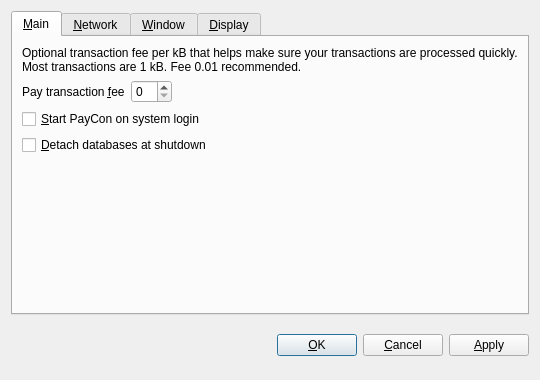
<?xml version="1.0" encoding="UTF-8"?>
<ui version="4.0">
 <class>OptionsDialog</class>
 <widget class="QDialog" name="OptionsDialog">
  <property name="geometry">
   <rect>
    <x>0</x>
    <y>0</y>
    <width>540</width>
    <height>380</height>
   </rect>
  </property>
  <property name="windowTitle">
   <string>Options</string>
  </property>
  <property name="modal">
   <bool>true</bool>
  </property>
  <layout class="QVBoxLayout" name="verticalLayout">
   <item>
    <widget class="QTabWidget" name="tabWidget">
     <property name="tabPosition">
      <enum>QTabWidget::North</enum>
     </property>
     <property name="currentIndex">
      <number>0</number>
     </property>
     <widget class="QWidget" name="tabMain">
      <attribute name="title">
       <string>&amp;Main</string>
      </attribute>
      <layout class="QVBoxLayout" name="verticalLayout_Main">
       <item>
        <widget class="QLabel" name="transactionFeeInfoLabel">
         <property name="text">
          <string>Optional transaction fee per kB that helps make sure your transactions are processed quickly. Most transactions are 1 kB. Fee 0.01 recommended.</string>
         </property>
         <property name="textFormat">
          <enum>Qt::PlainText</enum>
         </property>
         <property name="wordWrap">
          <bool>true</bool>
         </property>
        </widget>
       </item>
       <item>
        <layout class="QHBoxLayout" name="horizontalLayout_Main">
         <item>
          <widget class="QLabel" name="transactionFeeLabel">
           <property name="text">
            <string>Pay transaction &amp;fee</string>
           </property>
           <property name="textFormat">
            <enum>Qt::PlainText</enum>
           </property>
           <property name="buddy">
            <cstring>transactionFee</cstring>
           </property>
          </widget>
         </item>
         <item>
          <widget class="BitcoinAmountField" name="transactionFee"/>
         </item>
         <item>
          <spacer name="horizontalSpacer_Main">
           <property name="orientation">
            <enum>Qt::Horizontal</enum>
           </property>
           <property name="sizeHint" stdset="0">
            <size>
             <width>40</width>
             <height>20</height>
            </size>
           </property>
          </spacer>
         </item>
        </layout>
       </item>
       <item>
        <widget class="QCheckBox" name="bitcoinAtStartup">
         <property name="toolTip">
          <string>Automatically start PayCon after logging in to the system.</string>
         </property>
         <property name="text">
          <string>&amp;Start PayCon on system login</string>
         </property>
        </widget>
       </item>
       <item>
        <widget class="QCheckBox" name="detachDatabases">
         <property name="toolTip">
          <string>Detach block and address databases at shutdown. This means they can be moved to another data directory, but it slows down shutdown. The wallet is always detached.</string>
         </property>
         <property name="text">
          <string>&amp;Detach databases at shutdown</string>
         </property>
        </widget>
       </item>
       <item>
        <spacer name="verticalSpacer_Main">
         <property name="orientation">
          <enum>Qt::Vertical</enum>
         </property>
         <property name="sizeHint" stdset="0">
          <size>
           <width>20</width>
           <height>40</height>
          </size>
         </property>
        </spacer>
       </item>
      </layout>
     </widget>
     <widget class="QWidget" name="tabNetwork">
      <attribute name="title">
       <string>&amp;Network</string>
      </attribute>
      <layout class="QVBoxLayout" name="verticalLayout_Network">
       <item>
        <widget class="QCheckBox" name="mapPortUpnp">
         <property name="toolTip">
          <string>Automatically open the PayCon client port on the router. This only works when your router supports UPnP and it is enabled.</string>
         </property>
         <property name="text">
          <string>Map port using &amp;UPnP</string>
         </property>
        </widget>
       </item>
       <item>
        <widget class="QCheckBox" name="connectSocks">
         <property name="toolTip">
          <string>Connect to the PayCon network through a SOCKS proxy (e.g. when connecting through Tor).</string>
         </property>
         <property name="text">
          <string>&amp;Connect through SOCKS proxy:</string>
         </property>
        </widget>
       </item>
       <item>
        <layout class="QHBoxLayout" name="horizontalLayout_Network">
         <item>
          <widget class="QLabel" name="proxyIpLabel">
           <property name="text">
            <string>Proxy &amp;IP:</string>
           </property>
           <property name="textFormat">
            <enum>Qt::PlainText</enum>
           </property>
           <property name="buddy">
            <cstring>proxyIp</cstring>
           </property>
          </widget>
         </item>
         <item>
          <widget class="QValidatedLineEdit" name="proxyIp">
           <property name="maximumSize">
            <size>
             <width>140</width>
             <height>16777215</height>
            </size>
           </property>
           <property name="toolTip">
            <string>IP address of the proxy (e.g. 127.0.0.1)</string>
           </property>
          </widget>
         </item>
         <item>
          <widget class="QLabel" name="proxyPortLabel">
           <property name="text">
            <string>&amp;Port:</string>
           </property>
           <property name="textFormat">
            <enum>Qt::PlainText</enum>
           </property>
           <property name="buddy">
            <cstring>proxyPort</cstring>
           </property>
          </widget>
         </item>
         <item>
          <widget class="QLineEdit" name="proxyPort">
           <property name="maximumSize">
            <size>
             <width>55</width>
             <height>16777215</height>
            </size>
           </property>
           <property name="toolTip">
            <string>Port of the proxy (e.g. 9050)</string>
           </property>
          </widget>
         </item>
         <item>
          <widget class="QLabel" name="socksVersionLabel">
           <property name="text">
            <string>SOCKS &amp;Version:</string>
           </property>
           <property name="textFormat">
            <enum>Qt::PlainText</enum>
           </property>
           <property name="buddy">
            <cstring>socksVersion</cstring>
           </property>
          </widget>
         </item>
         <item>
          <widget class="QValueComboBox" name="socksVersion">
           <property name="toolTip">
            <string>SOCKS version of the proxy (e.g. 5)</string>
           </property>
          </widget>
         </item>
         <item>
          <spacer name="horizontalSpacer_Network">
           <property name="orientation">
            <enum>Qt::Horizontal</enum>
           </property>
           <property name="sizeHint" stdset="0">
            <size>
             <width>40</width>
             <height>20</height>
            </size>
           </property>
          </spacer>
         </item>
        </layout>
       </item>
       <item>
        <spacer name="verticalSpacer_Network">
         <property name="orientation">
          <enum>Qt::Vertical</enum>
         </property>
         <property name="sizeHint" stdset="0">
          <size>
           <width>20</width>
           <height>40</height>
          </size>
         </property>
        </spacer>
       </item>
      </layout>
     </widget>
     <widget class="QWidget" name="tabWindow">
      <attribute name="title">
       <string>&amp;Window</string>
      </attribute>
      <layout class="QVBoxLayout" name="verticalLayout_Window">
       <item>
        <widget class="QCheckBox" name="minimizeToTray">
         <property name="toolTip">
          <string>Show only a tray icon after minimizing the window.</string>
         </property>
         <property name="text">
          <string>&amp;Minimize to the tray instead of the taskbar</string>
         </property>
        </widget>
       </item>
       <item>
        <widget class="QCheckBox" name="minimizeOnClose">
         <property name="toolTip">
          <string>Minimize instead of exit the application when the window is closed. When this option is enabled, the application will be closed only after selecting Quit in the menu.</string>
         </property>
         <property name="text">
          <string>M&amp;inimize on close</string>
         </property>
        </widget>
       </item>
       <item>
        <spacer name="verticalSpacer_Window">
         <property name="orientation">
          <enum>Qt::Vertical</enum>
         </property>
         <property name="sizeHint" stdset="0">
          <size>
           <width>20</width>
           <height>40</height>
          </size>
         </property>
        </spacer>
       </item>
      </layout>
     </widget>
     <widget class="QWidget" name="tabDisplay">
      <attribute name="title">
       <string>&amp;Display</string>
      </attribute>
      <layout class="QVBoxLayout" name="verticalLayout_Display">
       <item>
        <layout class="QHBoxLayout" name="horizontalLayout_1_Display">
         <item>
          <widget class="QLabel" name="langLabel">
           <property name="text">
            <string>User Interface &amp;language:</string>
           </property>
           <property name="textFormat">
            <enum>Qt::PlainText</enum>
           </property>
           <property name="buddy">
            <cstring>lang</cstring>
           </property>
          </widget>
         </item>
         <item>
          <widget class="QValueComboBox" name="lang">
           <property name="toolTip">
            <string>The user interface language can be set here. This setting will take effect after restarting PayCon.</string>
           </property>
          </widget>
         </item>
        </layout>
       </item>
       <item>
        <layout class="QHBoxLayout" name="horizontalLayout_2_Display">
         <item>
          <widget class="QLabel" name="unitLabel">
           <property name="text">
            <string>&amp;Unit to show amounts in:</string>
           </property>
           <property name="textFormat">
            <enum>Qt::PlainText</enum>
           </property>
           <property name="buddy">
            <cstring>unit</cstring>
           </property>
          </widget>
         </item>
         <item>
          <widget class="QValueComboBox" name="unit">
           <property name="toolTip">
            <string>Choose the default subdivision unit to show in the interface and when sending coins.</string>
           </property>
          </widget>
         </item>
        </layout>
       </item>
       <item>
        <widget class="QCheckBox" name="displayAddresses">
         <property name="toolTip">
          <string>Whether to show PayCon addresses in the transaction list or not.</string>
         </property>
         <property name="text">
          <string>&amp;Display addresses in transaction list</string>
         </property>
        </widget>
       </item>
       <item>
        <widget class="QCheckBox" name="coinControlFeatures">
         <property name="toolTip">
          <string>Whether to show coin control features or not.</string>
         </property>
         <property name="text">
          <string>Display coin &amp;control features (experts only!)</string>
         </property>
        </widget>
       </item>
       <item>
        <spacer name="verticalSpacer_Display">
         <property name="orientation">
          <enum>Qt::Vertical</enum>
         </property>
         <property name="sizeHint" stdset="0">
          <size>
           <width>20</width>
           <height>40</height>
          </size>
         </property>
        </spacer>
       </item>
      </layout>
     </widget>
    </widget>
   </item>
   <item>
    <layout class="QHBoxLayout" name="horizontalLayout_Buttons">
     <item>
      <spacer name="horizontalSpacer_1">
       <property name="orientation">
        <enum>Qt::Horizontal</enum>
       </property>
       <property name="sizeHint" stdset="0">
        <size>
         <width>40</width>
         <height>48</height>
        </size>
       </property>
      </spacer>
     </item>
     <item>
      <widget class="QLabel" name="statusLabel">
       <property name="font">
        <font>
         <weight>75</weight>
         <bold>true</bold>
        </font>
       </property>
       <property name="text">
        <string/>
       </property>
       <property name="textFormat">
        <enum>Qt::PlainText</enum>
       </property>
       <property name="wordWrap">
        <bool>true</bool>
       </property>
      </widget>
     </item>
     <item>
      <spacer name="horizontalSpacer_2">
       <property name="orientation">
        <enum>Qt::Horizontal</enum>
       </property>
       <property name="sizeHint" stdset="0">
        <size>
         <width>40</width>
         <height>48</height>
        </size>
       </property>
      </spacer>
     </item>
     <item>
      <widget class="QPushButton" name="okButton">
       <property name="text">
        <string>&amp;OK</string>
       </property>
      </widget>
     </item>
     <item>
      <widget class="QPushButton" name="cancelButton">
       <property name="text">
        <string>&amp;Cancel</string>
       </property>
       <property name="autoDefault">
        <bool>false</bool>
       </property>
      </widget>
     </item>
     <item>
      <widget class="QPushButton" name="applyButton">
       <property name="text">
        <string>&amp;Apply</string>
       </property>
       <property name="autoDefault">
        <bool>false</bool>
       </property>
      </widget>
     </item>
    </layout>
   </item>
  </layout>
 </widget>
 <customwidgets>
  <customwidget>
   <class>BitcoinAmountField</class>
   <extends>QSpinBox</extends>
   <header>bitcoinamountfield.h</header>
  </customwidget>
  <customwidget>
   <class>QValueComboBox</class>
   <extends>QComboBox</extends>
   <header>qvaluecombobox.h</header>
  </customwidget>
  <customwidget>
   <class>QValidatedLineEdit</class>
   <extends>QLineEdit</extends>
   <header>qvalidatedlineedit.h</header>
  </customwidget>
 </customwidgets>
 <resources/>
 <connections/>
</ui>
